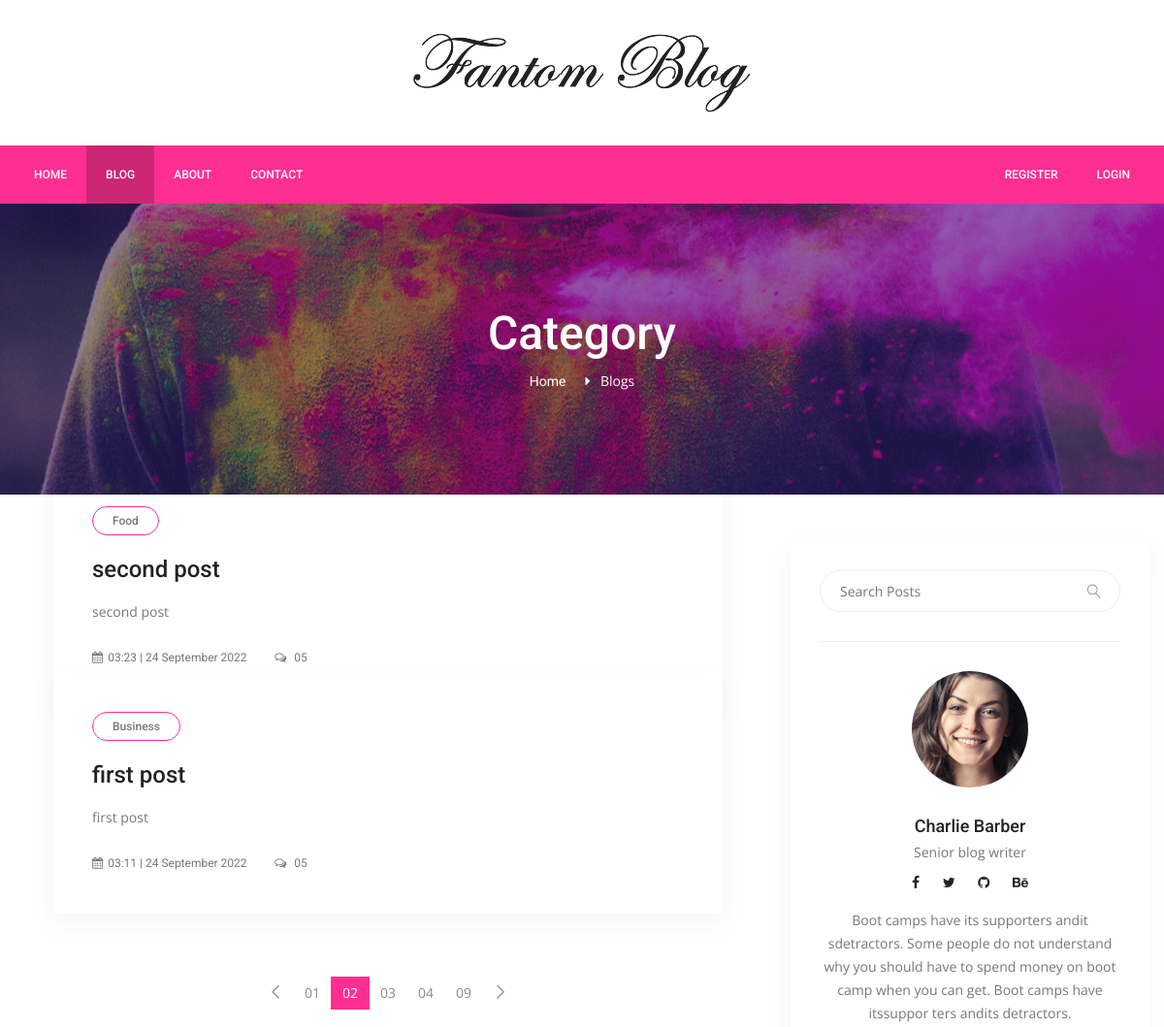
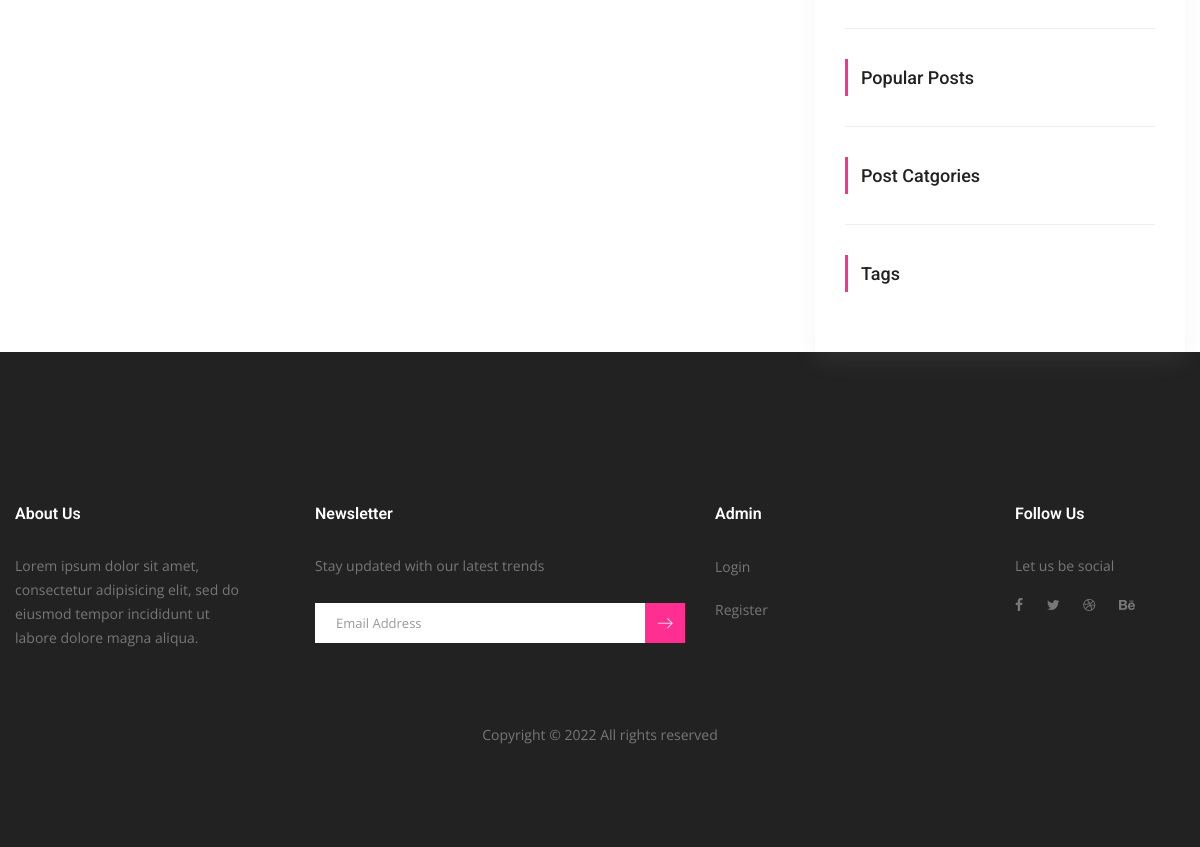
Page /blog on the committed database (2 pictures, top to bottom).
### server.py (models this page shows)
class Post(db.Model):
    __tablename__ = "posts"
    id = db.Column(db.Integer, primary_key=True)
    title = db.Column(db.String(500), unique=True, nullable=False)
    subtitle = db.Column(db.String(500), nullable=False)
    description = db.Column(db.Text, nullable=False)
    image_url = db.Column(db.String(500), nullable=False)
    category = db.Column(db.String(250), nullable=False)
    tags = db.Column(db.String(500), nullable=False)
    total_view = db.Column(db.Integer, nullable=False)
    created_date = db.Column(db.String(250), nullable=False)
    updated_date = db.Column(db.String(250), nullable=False)
    post_info = db.relationship("Bookmark", back_populates="post")
    comment_post_info = db.relationship("Comment", back_populates="post")

### server.py (the view, shortened to what this page needs)
@app.route("/blog")
def blog():
    posts = Post.query.order_by(desc(Post.updated_date)).all()
    search = request.args.get("search")
    if search != None:
        search_posts = Post.query.filter(Post.title.contains(search)).all()
        return render_template("blog/pages/search.html", path=request.path, posts=search_posts, sidebar=sidebar, logged_in=current_user.is_authenticated)
    category = request.args.get("category")
    if category != None:
        category_posts = Post.query.filter_by(category=category).all()
        return render_template("blog/pages/search.html", path=request.path, posts=category_posts, sidebar=sidebar, logged_in=current_user.is_authenticated)
    query_tag = request.args.get("tag")
    return render_template("blog/pages/blogs.html", path=request.path, posts=posts, sidebar=sidebar, logged_in=current_user.is_authenticated)

### templates/blog/pages/blogs.html (shortened to what this page needs)
{% extends "blog/layouts/base.html" %} {% block content %}
<section class="banner_area">
  <div class="banner_inner d-flex align-items-center">
    <div
      class="overlay bg-parallax"
      data-stellar-ratio="0.9"
      data-stellar-vertical-offset="0"
      data-background=""
    ></div>
    <div class="container">
      <div class="banner_content text-center">
        <h2>Category</h2>
        <div class="page_link">
          <a href="{{ url_for('home') }}">Home</a>
          <span style="color: white">Blogs</span>
        </div>
      </div>
    </div>
  </div>
</section>
<section class="blog_area pt-5">
  <div class="container">
    <div class="row">
      <div class="col-lg-8">
        <div class="blog_left_sidebar">
          {% for post in posts %}
          <article class="blog_style1">
            <div class="blog_img">
            </div>
            <div class="blog_text">
              <div class="blog_text_inner">
                <a class="cat" href="#">{{ post.category }}</a>
                <a href="{{ url_for('post_detail', post_id=post.id) }}"
                  ><h4>{{ post.title }}</h4></a
                >
                <p>{{ post.subtitle }}</p>
                <div class="date">
                  <a href="#"
                    ><i class="fa fa-calendar" aria-hidden="true"></i>{{
                    post.updated_date }}</a
                  >
                  <a href="#"
                    ><i class="fa fa-comments-o" aria-hidden="true"></i> 05</a
                  >
                </div>
              </div>
            </div>
          </article>
          {% endfor %}
          <nav class="blog-pagination justify-content-center d-flex">
            <ul class="pagination">
              <li class="page-item">
                <a href="#" class="page-link" aria-label="Previous">
                  <span aria-hidden="true">
                    <span class="lnr lnr-chevron-left"></span>
                  </span>
                </a>
              </li>
              <li class="page-item"><a href="#" class="page-link">01</a></li>
              <li class="page-item active">
                <a href="#" class="page-link">02</a>
              </li>
              <li class="page-item"><a href="#" class="page-link">03</a></li>
              <li class="page-item"><a href="#" class="page-link">04</a></li>
              <li class="page-item"><a href="#" class="page-link">09</a></li>
              <li class="page-item">
                <a href="#" class="page-link" aria-label="Next">
                  <span aria-hidden="true">
                    <span class="lnr lnr-chevron-right"></span>
                  </span>
                </a>
              </li>
            </ul>
          </nav>
        </div>
      </div>
      <div class="col-lg-4">{% include 'blog/include/sidebar.html' %}</div>
    </div>
  </div>
</section>
{% endblock %}

### templates/blog/layouts/base.html (shortened to what this page needs)
<!DOCTYPE html>
<html lang="en">
  <head>
    <link
      rel="stylesheet"
      href="{{ url_for('static', filename='css/bootstrap.css') }}"
    />
    <link
      rel="stylesheet"
      href="{{ url_for('static', filename='vendors/linericon/style.css') }}"
    />
    <link
      rel="stylesheet"
      href="{{ url_for('static', filename='css/font-awesome.min.css') }}"
    />
    <link
      rel="stylesheet"
      href="{{ url_for('static', filename='vendors/owl-carousel/owl.carousel.min.css') }}"
    />
    <link
      rel="stylesheet"
      href="{{ url_for('static', filename='vendors/lightbox/simpleLightbox.css') }}"
    />
    <link
      rel="stylesheet"
      href="{{ url_for('static', filename='vendors/nice-select/css/nice-select.css') }}"
    />
    <link
      rel="stylesheet"
      href="{{ url_for('static', filename='vendors/animate-css/animate.css') }}"
    />
    <link
      rel="stylesheet"
      href="{{ url_for('static', filename='vendors/jquery-ui/jquery-ui.css') }}"
    />
    <link
      rel="stylesheet"
      href="{{ url_for('static', filename='css/style.css') }}"
    />
    <link
      rel="stylesheet"
      href="{{ url_for('static', filename='css/responsive.css') }}"
    />
    <link
      rel="stylesheet"
      href="{{ url_for('static', filename='css/arunesh.css') }}"
    />
  </head>
  <body>
    {% include 'blog/include/header.html' %}
    {% block content %} {% endblock %}
    {% include 'blog/include/footer.html' %}
  </body>
</html>

### templates/blog/include/header.html (shortened to what this page needs)
<header class="header_area">
      <div class="logo_part">
        <div class="container">
          <a class="logo"  href="{{ url_for('home') }}"><img src="{{ url_for('static', filename='img/logo.png') }}" alt="" /></a>
        </div>
      </div>
      <div class="main_menu">
        <nav class="navbar navbar-expand-lg navbar-light">
          <div class="container">
            <div
              class="collapse navbar-collapse offset"
              id="navbarSupportedContent"
            >
              <ul class="nav navbar-nav menu_nav">
                <li
                {% if '/' == path %}
                    class="nav-item active"
                {% else %}
                    class="nav-item"
                {% endif %}
                 >
                  <a class="nav-link" href="{{ url_for('home') }}">Home</a>
                </li>
                <li
                  {% if '/blog' == path %}
                    class="nav-item active"
                  {% else %}
                    class="nav-item"
                  {% endif %}
                >
                  <a class="nav-link" href="{{ url_for('blog') }}">Blog</a>
                </li>
                <li
                {% if '/about' == path %}
                    class="nav-item active"
                {% else %}
                    class="nav-item"
                {% endif %}
                >
                  <a class="nav-link" href="{{ url_for('about') }}"
                    >About</a>
                </li>
                <li
                {% if '/contact' == path %}
                    class="nav-item active"
                {% else %}
                    class="nav-item"
                {% endif %}
                >
                  <a class="nav-link" href="{{ url_for('contact') }}"
                    >Contact</a>
                </li>
              </ul>
              <ul class="nav navbar-nav navbar-right ml-auto">
                {% if logged_in: %}
                <li
                {% if '/profile' == path %}
                    class="nav-item active"
                {% else %}
                    class="nav-item"
                {% endif %}
                >
                  <a class="nav-link" href="{{ url_for('profile') }}"
                    >Profile</a>
                </li>
                <li class="nav-item" >
                  <a class="nav-link" href="{{ url_for('logout') }}"
                    >Logout</a>
                </li>
                {% else %}
                <li
                {% if '/register' == path %}
                    class="nav-item active"
                {% else %}
                    class="nav-item"
                {% endif %}
                >
                  <a class="nav-link" href="{{ url_for('register') }}"
                    >Register</a>
                </li>
                <li
                {% if '/login' == path %}
                    class="nav-item active"
                {% else %}
                    class="nav-item"
                {% endif %}
                >
                  <a class="nav-link" href="{{ url_for('login') }}"
                    >Login</a>
                </li>
                {% endif %}
              </ul>
            </div>
          </div>
        </nav>
      </div>
</header>

### templates/blog/include/sidebar.html (shortened to what this page needs)
<div class="blog_right_sidebar">
  <aside class="single_sidebar_widget search_widget">
    <form>
      <div class="input-group">
        <input
          type="search"
          name="search"
          class="form-control"
          placeholder="Search Posts"
        />
        <span class="input-group-btn">
          <button class="btn btn-default" type="button">
            <i class="lnr lnr-magnifier"></i>
          </button>
        </span>
      </div>
    </form>
    <div class="br"></div>
  </aside>
  <aside class="single_sidebar_widget author_widget">
    <img
      class="author_img rounded-circle"
      src="{{ url_for('static', filename='img/blog/author.png') }}"
      alt=""
    />
    <h4>Charlie Barber</h4>
    <p>Senior blog writer</p>
    <div class="social_icon">
      <a href="#"><i class="fa fa-facebook"></i></a>
      <a href="#"><i class="fa fa-twitter"></i></a>
      <a href="#"><i class="fa fa-github"></i></a>
      <a href="#"><i class="fa fa-behance"></i></a>
    </div>
    <p>
      Boot camps have its supporters andit sdetractors. Some people do not
      understand why you should have to spend money on boot camp when you can
      get. Boot camps have itssuppor ters andits detractors.
    </p>
    <div class="br"></div>
  </aside>
  <aside class="single_sidebar_widget popular_post_widget">
    <h3 class="widget_title">Popular Posts</h3>
    <div class="br"></div>
  </aside>
  <aside class="single_sidebar_widget post_category_widget">
    <h4 class="widget_title">Post Catgories</h4>
    <div class="br"></div>
  </aside>
  <aside class="single-sidebar-widget tag_cloud_widget">
    <h4 class="widget_title">Tags</h4>
  </aside>
</div>

### templates/blog/include/footer.html (shortened to what this page needs)
<footer class="footer-area">
  <div class="container">
    <div class="row">
      <div class="col-lg-3 col-md-6 col-sm-6">
        <div class="single-footer-widget">
          <h6 class="footer_title">About Us</h6>
          <p>
            Lorem ipsum dolor sit amet, consectetur adipisicing elit, sed do
            eiusmod tempor incididunt ut labore dolore magna aliqua.
          </p>
        </div>
      </div>
      <div class="col-lg-4 col-md-6 col-sm-6">
        <div class="single-footer-widget">
          <h6 class="footer_title">Newsletter</h6>
          <p>Stay updated with our latest trends</p>
          <div id="mc_embed_signup">
            <form
              target="_blank"
              action="https://spondonit.us12.list-manage.com/subscribe/post?u=1462626880ade1ac87bd9c93a&amp;id=92a4423d01"
              method="get"
              class="subscribe_form relative"
            >
              <div class="input-group d-flex flex-row">
                <input
                  name="EMAIL"
                  placeholder="Email Address"
                  onfocus="this.placeholder = ''"
                  onblur="this.placeholder = 'Email Address '"
                  required=""
                  type="email"
                />
                <button class="btn sub-btn">
                  <span class="lnr lnr-arrow-right"></span>
                </button>
              </div>
            </form>
          </div>
        </div>
      </div>
      <div class="col-lg-3 col-md-6 col-sm-6">
        <div class="single-footer-widget instafeed">
          <h6 class="footer_title">Admin</h6>
          <ul class="list instafeed">
            <li><a href="{{ url_for('admin_login') }}">Login</a></li>
            <li><a href="{{ url_for('admin_register') }}">Register</a></li>
          </ul>
        </div>
      </div>
      <div class="col-lg-2 col-md-6 col-sm-6">
        <div class="single-footer-widget f_social_wd">
          <h6 class="footer_title">Follow Us</h6>
          <p>Let us be social</p>
          <div class="f_social">
            <a href="#"><i class="fa fa-facebook"></i></a>
            <a href="#"><i class="fa fa-twitter"></i></a>
            <a href="#"><i class="fa fa-dribbble"></i></a>
            <a href="#"><i class="fa fa-behance"></i></a>
          </div>
        </div>
      </div>
    </div>
    <div
      class="row footer-bottom d-flex justify-content-between align-items-center"
    >
      <p class="col-lg-12 footer-text text-center">
        Copyright &copy;
        All rights reserved
      </p>
    </div>
  </div>
</footer>

### rows in the picture
Post: category "Food", title "second post", subtitle "second post", updated_date "03:23 | 24 September 2022"
Post: category "Business", title "first post", subtitle "first post", updated_date "03:11 | 24 September 2022"
